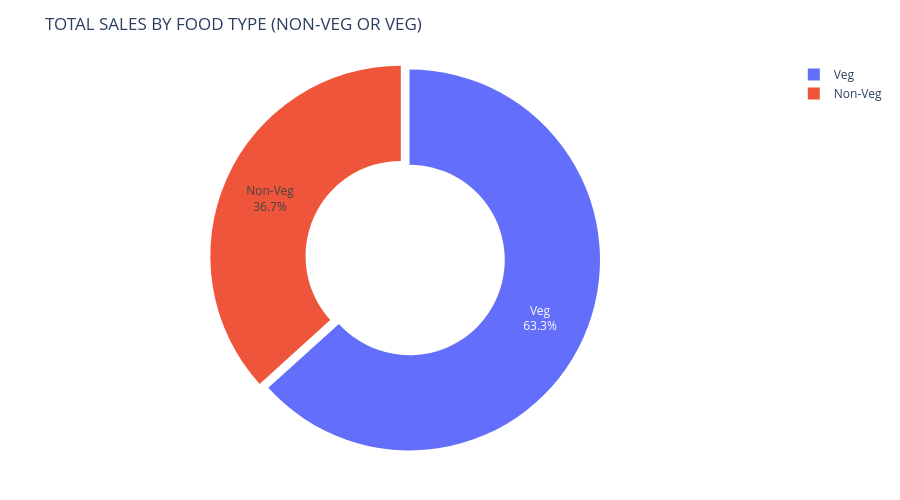

Write notebook code for a chart like this one.
### Code cell
fig = px.pie(
    food_revenue,
    values = "Price (INR)",
    names = "Food Category",
    hole = 0.5,
    title = "TOTAL SALES BY FOOD TYPE (NON-VEG OR VEG)"
)

fig.update_traces(
    textinfo = "percent + label",
    pull = [0.05, 0]
)

fig.update_layout(
    height = 500,
    margin= dict(t=60, b=40, l=40, r=40)
)

fig.show()

### Figure 1 — Plotly figure (JSON) as saved in the notebook; plotly's stock layout.template omitted (floating-point values rounded to 4 significant figures)
{"data": [{"domain": {"x": [0, 1], "y": [0, 1]}, "hole": 0.5, "hovertemplate": "Food Category=%{label}<br>Price (INR)=%{value}<extra></extra>", "labels": ["Non-Veg", "Veg"], "legendgroup": "", "name": "", "pull": [0.05, 0], "showlegend": true, "textinfo": "percent+label", "type": "pie", "values": [19460000.0, 33550000.0]}], "layout": {"height": 500, "legend": {"tracegroupgap": 0}, "margin": {"b": 40, "l": 40, "r": 40, "t": 60}, "title": {"text": "TOTAL SALES BY FOOD TYPE (NON-VEG OR VEG)"}}}
